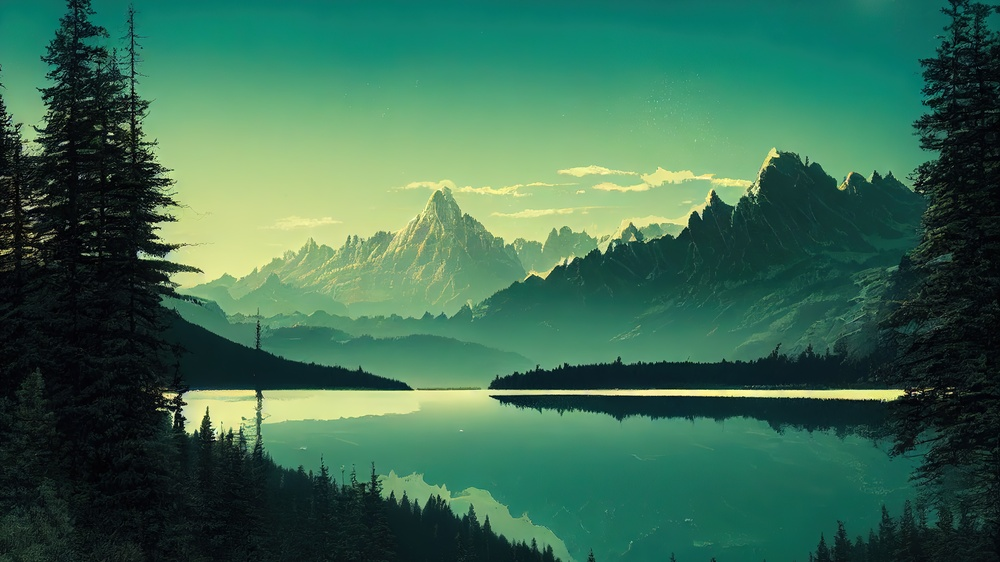
#> input picture image.jpg, 1000 x 562 px, shrunk from 3840 x 2160 before the run
$ python dip1.py
#> lines starting #> are read from the running program, lines starting #| are printed output that depends on the picture
import cv2
import numpy as np
import matplotlib.pyplot as plt

img=cv2.imread("image.jpg")
#> img is the input picture: shape (562, 1000, 3); mean B, G, R 82.3, 106.6, 58.6
img_rgb=cv2.cvtColor(img,cv2.COLOR_BGR2RGB)
height,width=img_rgb.shape[:2]
#> height = 562; width = 1000

quad1=img_rgb[:height//2,:width//2]
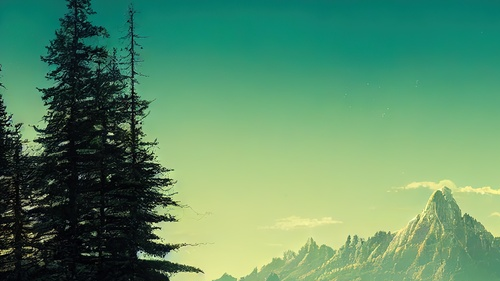
#> quad1: shape (281, 500, 3); mean R, G, B 90.6, 141.3, 103.3
quad2=img_rgb[:height//2,width//2:]
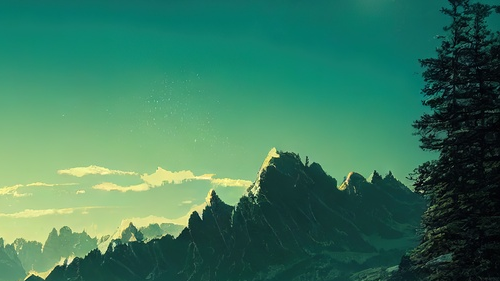
#> quad2: shape (281, 500, 3); mean R, G, B 57.6, 121.3, 94
quad3=img_rgb[height//2:,:width//2]
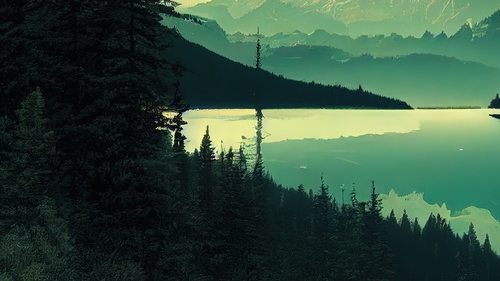
#> quad3: shape (281, 500, 3); mean R, G, B 50.9, 78.1, 61.1
quad4=img_rgb[height//2:,width//2:]
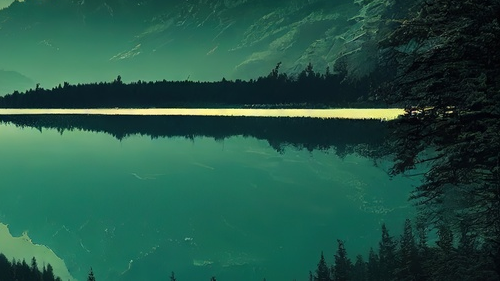
#> quad4: shape (281, 500, 3); mean R, G, B 35.3, 85.6, 70.8

plt.imshow(img_rgb)
plt.title("Orignal Image")
plt.axis("off")
plt.show()

plt.figure(figsize=(10,5))
plt.subplot(1,2,1)
plt.imshow(quad1)
plt.title("Quadrant 1")
plt.axis("off")

plt.subplot(1,2,2)
plt.imshow(quad2)
plt.title("Quadrant 2")
plt.axis("off")

plt.figure(figsize=(10,5))
plt.subplot(1,2,1)
plt.imshow(quad3)
plt.title("Quadrant 3")
plt.axis("off")

plt.subplot(1,2,2)
plt.imshow(quad4)
plt.title("Quadrant 4")
plt.axis("off")

plt.show()
